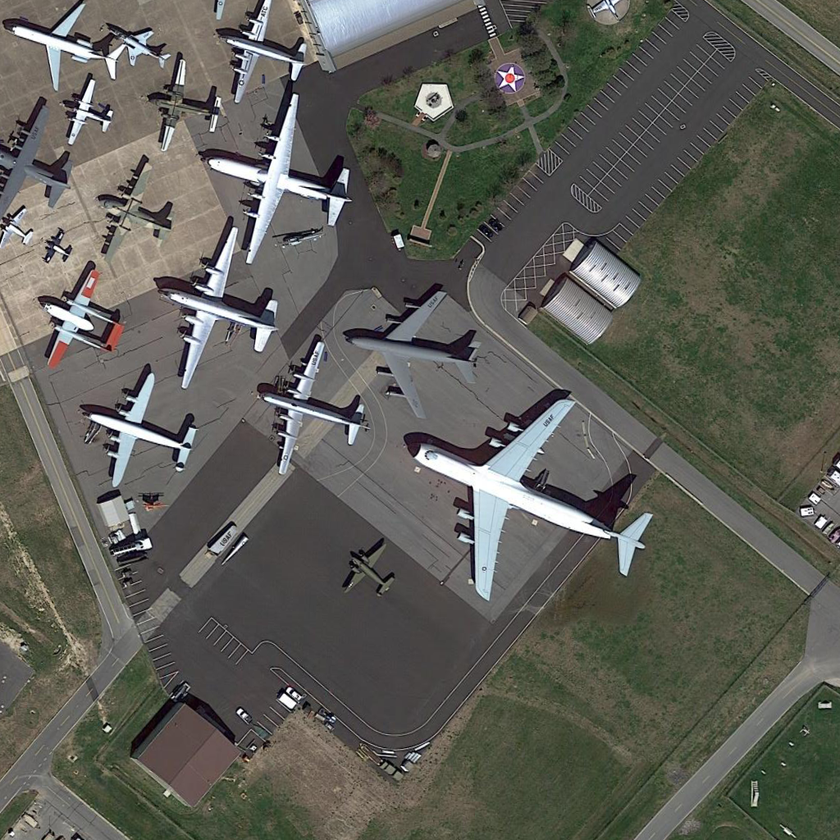
#> input picture demo/P0217__1024__541___401.png, 840 x 840 px, shrunk from 1024 x 1024 before the run
$ python rotate.py
#> lines starting #> are read from the running program, lines starting #| are printed output that depends on the picture
import cv2

image_path = './P0217__1024__541___401.png'
image = cv2.imread(image_path)
#> image is the input picture: shape (840, 840, 3); mean B, G, R 85.6, 93.4, 93.2
(h, w) = image.shape[:2]
#> h = 840; w = 840
center = (w // 2, h // 2)
#> center = (420, 420)

for i in range(8):
    M = cv2.getRotationMatrix2D(center, i * 45, 1.0)
    rotated = cv2.warpAffine(image, M, (w, h))
    cv2.imwrite(f'P0217__1024__541___401_{i}.png', rotated)
#> this loop made 8 passes
#> pass 2, `rotated = cv2.warpAffine(image, M, (w, h))`:
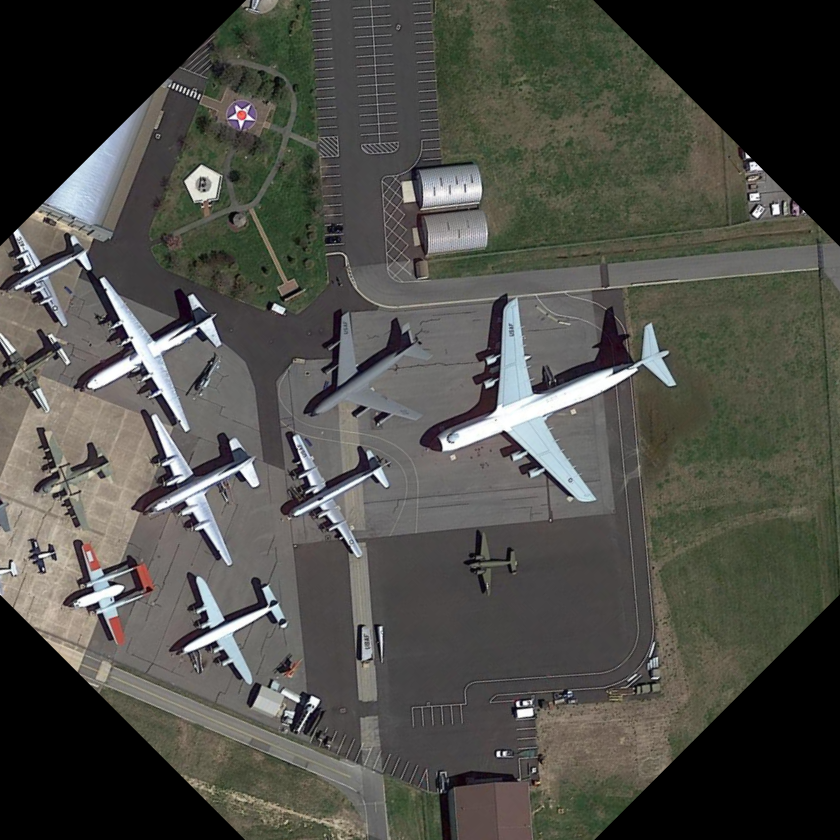
#> rotated: shape (840, 840, 3); mean B, G, R 71.5, 77.4, 77.5
#> pass 3, `rotated = cv2.warpAffine(image, M, (w, h))`:
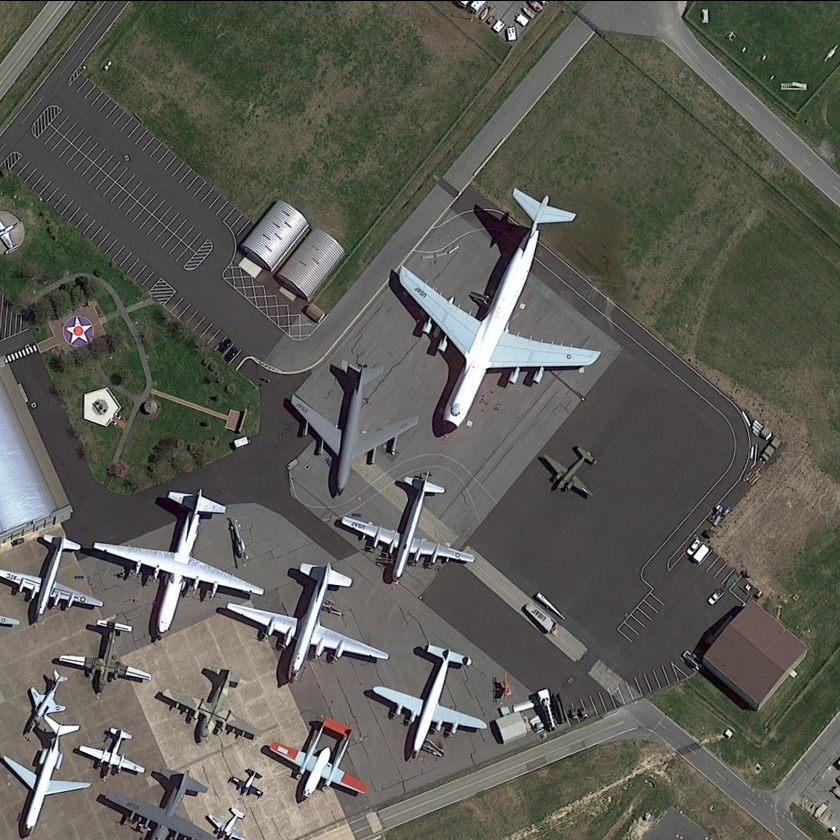
#> rotated: shape (840, 840, 3); mean B, G, R 85.5, 93.3, 93.1

$ run again, with demo/0.png copied over demo/P0217__1024__541___401.png
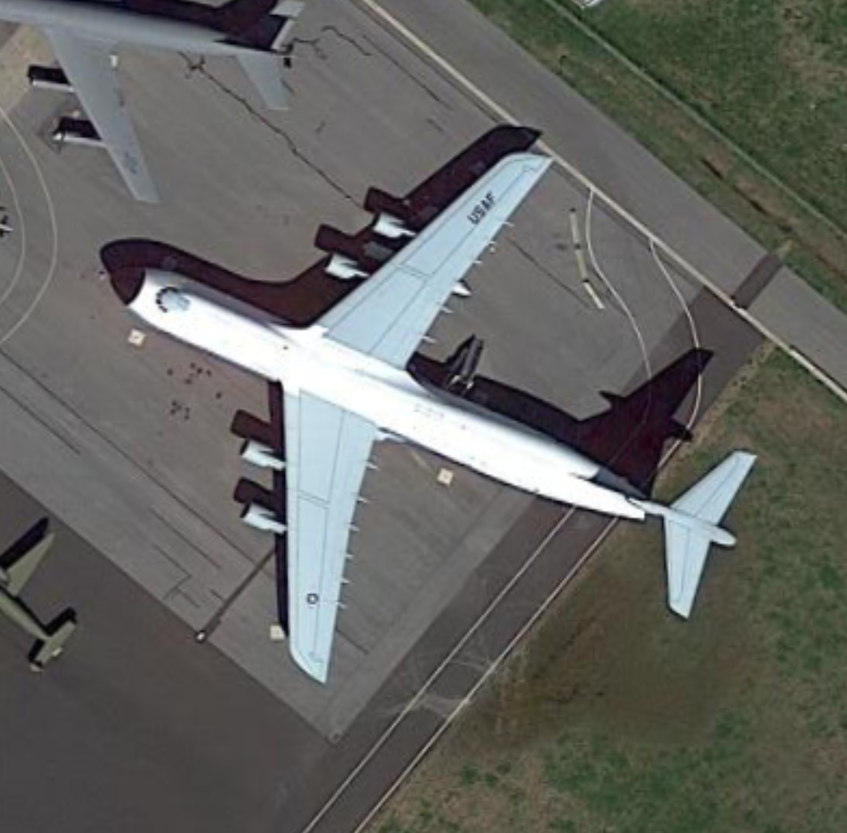
#> input picture demo/0.png, 847 x 833 px, shrunk from 2081 x 2046 before the run
#> image is the input picture: shape (833, 847, 3); mean B, G, R 95.9, 99.6, 98.8
#> the loop `for i in range(8):` made 8 passes
#> pass 2, `rotated = cv2.warpAffine(image, M, (w, h))`:
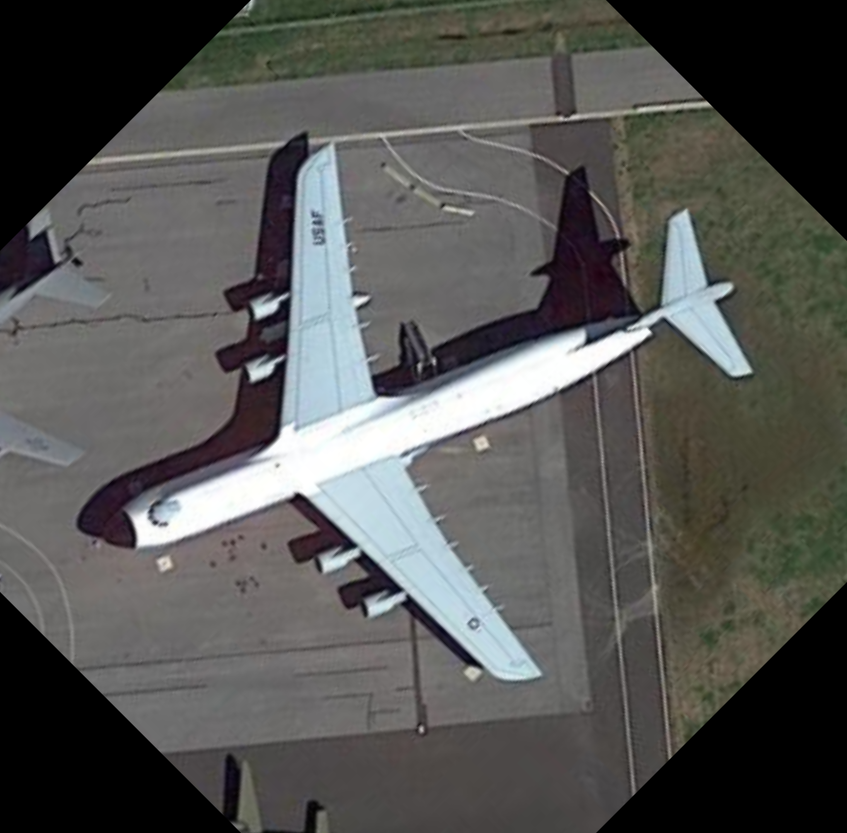
#> rotated: shape (833, 847, 3); mean B, G, R 83.4, 85.5, 85.3
#> pass 3, `rotated = cv2.warpAffine(image, M, (w, h))`:
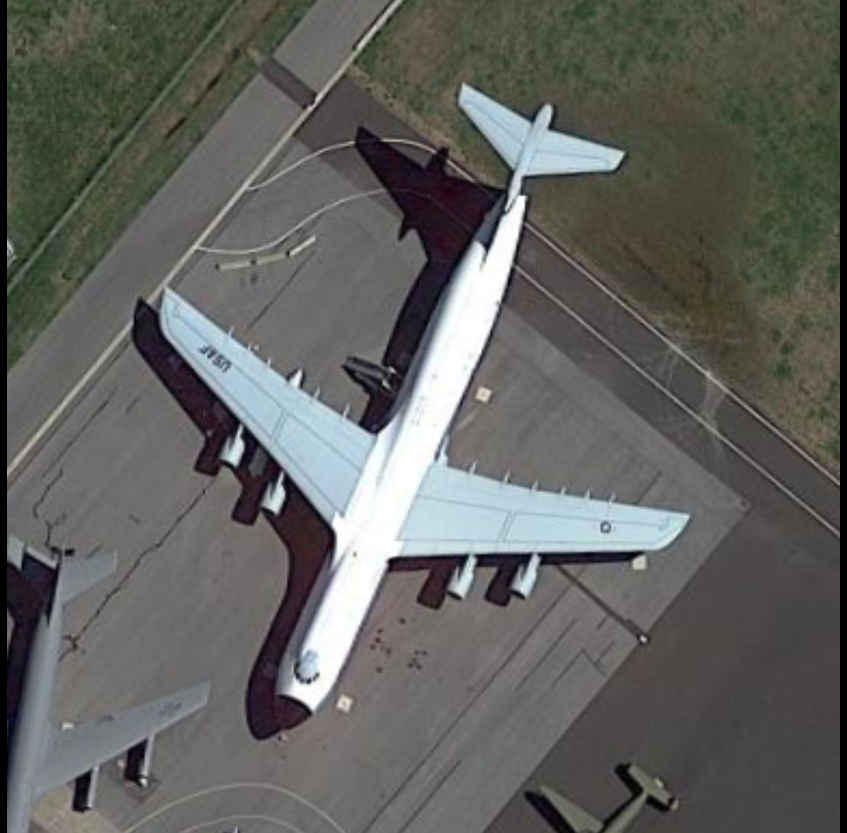
#> rotated: shape (833, 847, 3); mean B, G, R 94.6, 98.2, 97.4

$ run again, with demo/1.png copied over demo/P0217__1024__541___401.png
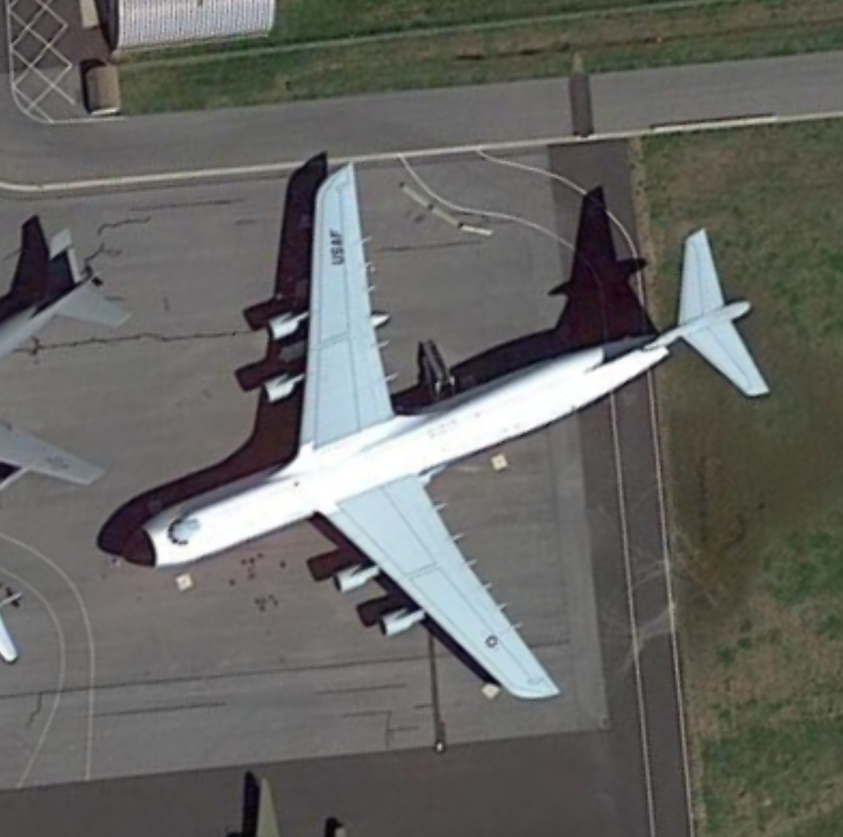
#> input picture demo/1.png, 843 x 837 px, shrunk from 2082 x 2065 before the run
#> image is the input picture: shape (837, 843, 3); mean B, G, R 98.3, 101.7, 101.4
#> the loop `for i in range(8):` made 8 passes
#> pass 2, `rotated = cv2.warpAffine(image, M, (w, h))`:
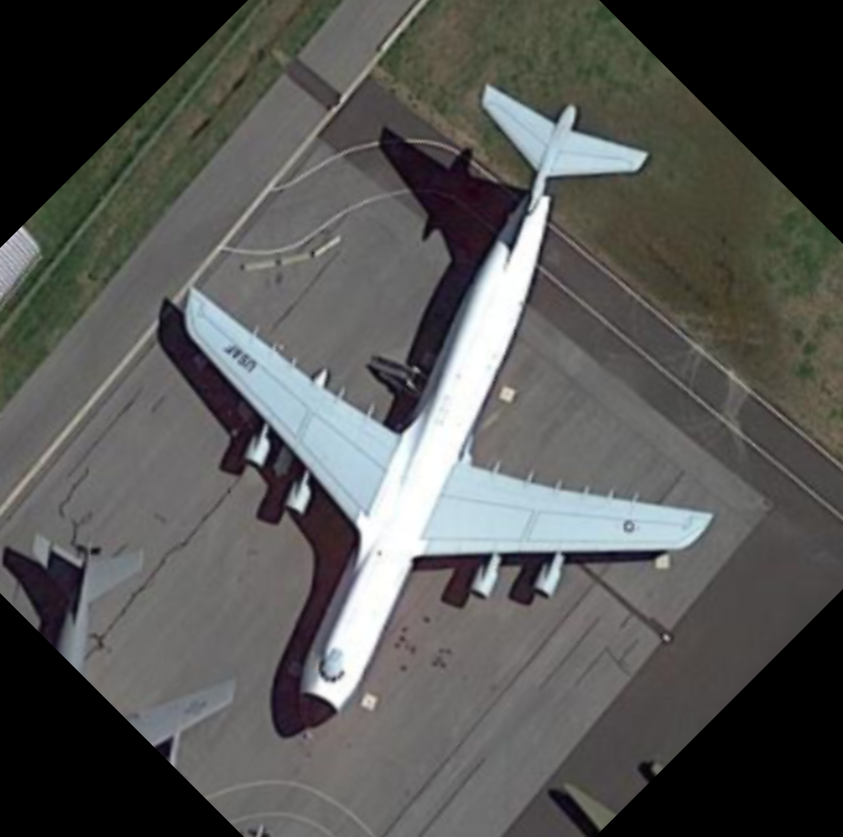
#> rotated: shape (837, 843, 3); mean B, G, R 83.8, 85.8, 85.6
#> pass 3, `rotated = cv2.warpAffine(image, M, (w, h))`:
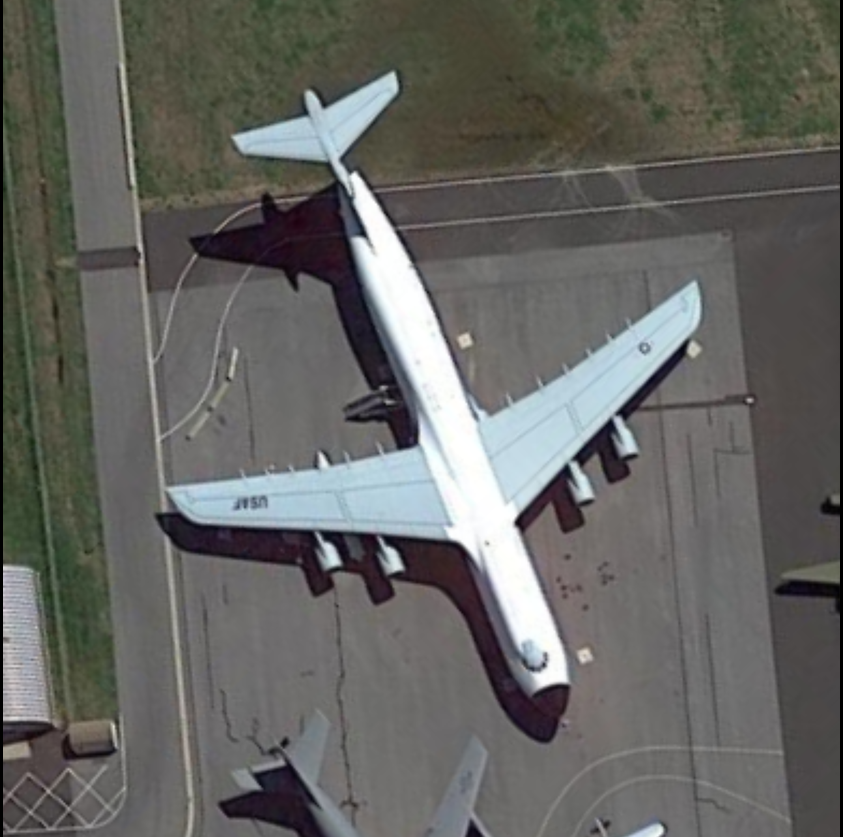
#> rotated: shape (837, 843, 3); mean B, G, R 97.7, 101, 100.7

$ run again, with demo/2.png copied over demo/P0217__1024__541___401.png
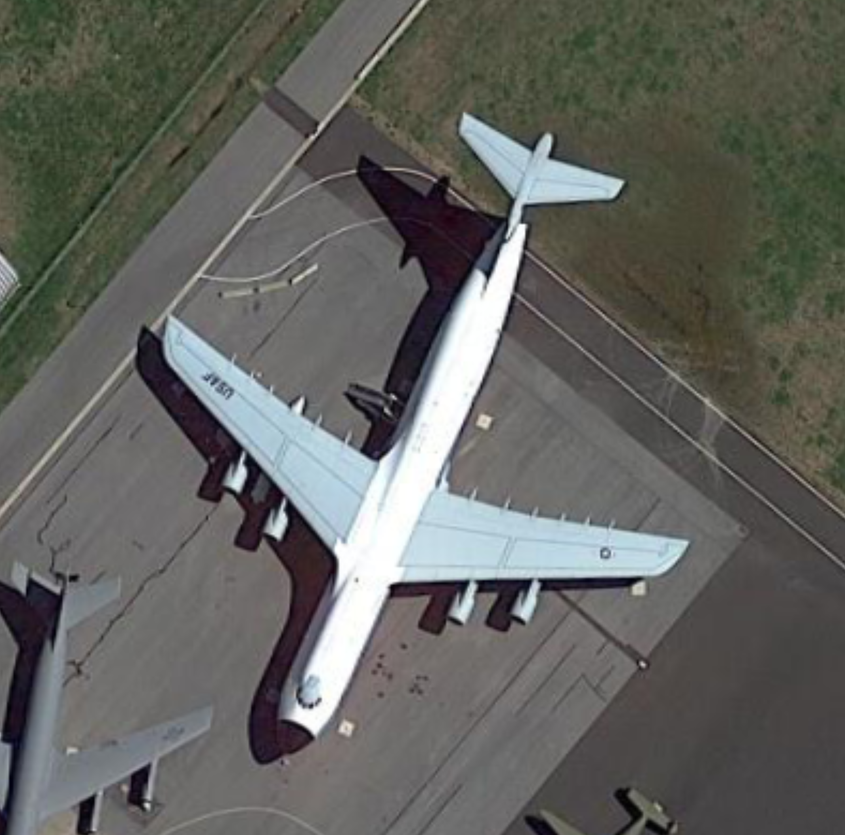
#> input picture demo/2.png, 845 x 835 px, shrunk from 2093 x 2066 before the run
#> image is the input picture: shape (835, 845, 3); mean B, G, R 94.7, 99, 98
#> the loop `for i in range(8):` made 8 passes
#> pass 2, `rotated = cv2.warpAffine(image, M, (w, h))`:
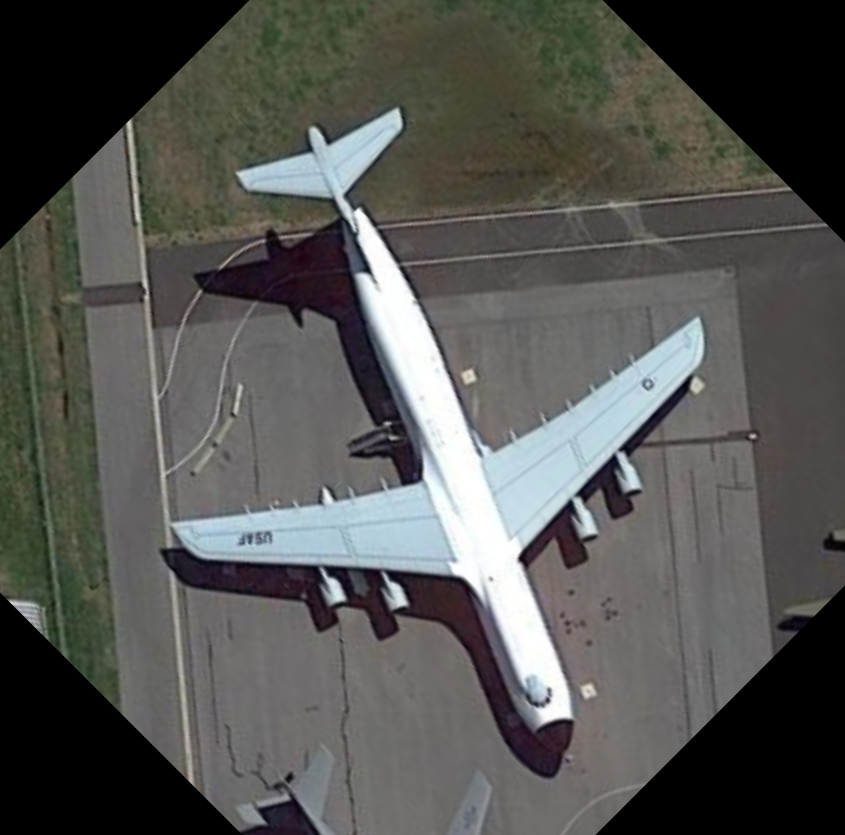
#> rotated: shape (835, 845, 3); mean B, G, R 82.3, 85, 84.5
#> pass 3, `rotated = cv2.warpAffine(image, M, (w, h))`:
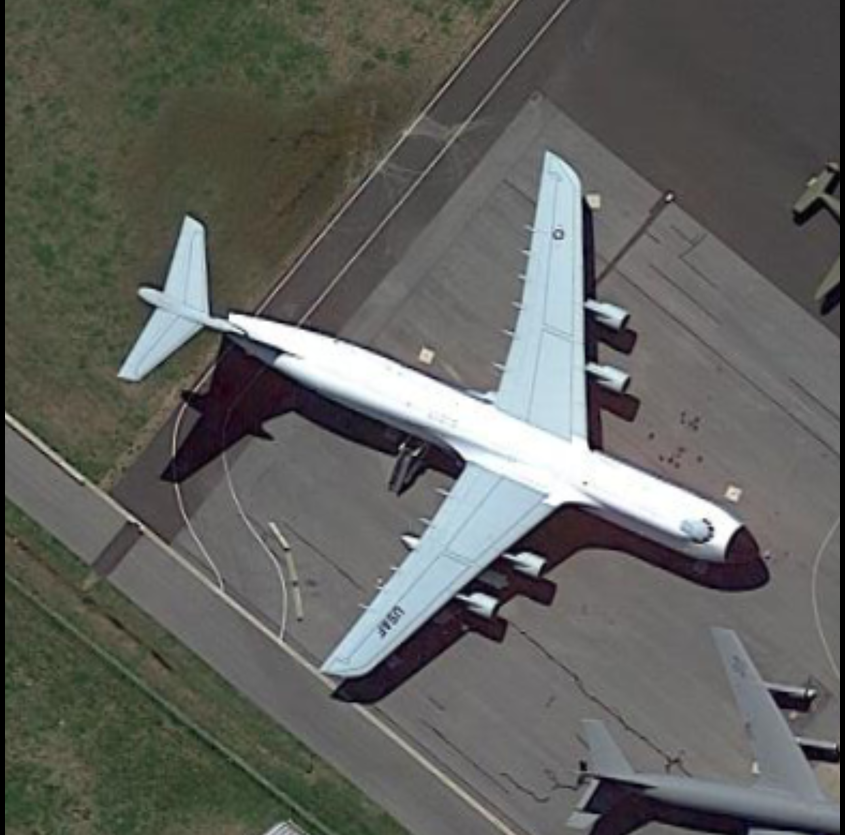
#> rotated: shape (835, 845, 3); mean B, G, R 93.8, 98, 97
